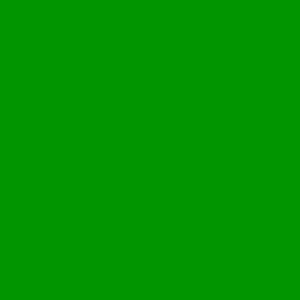
Frame 1 (no input)
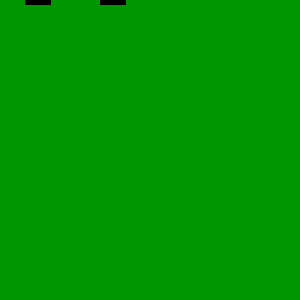
Frame 60 (the mouse pressed at the canvas centre just before this capture)
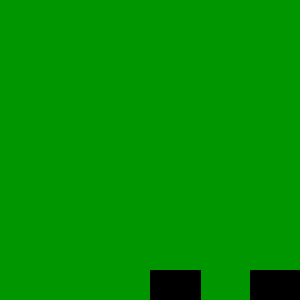
Frame 120 (the mouse held since frame 60 and released just before this capture)

The Processing sketch that drew these frames (run headless with seeded random() and noise(); from frame 60 on, the mouse is pressed at the canvas centre):

// Processing sketch: processing_132519
// ── processing_132519.pde

int monsterY;
int monsterX;
boolean switcher;
int switches;
boolean test = true;
short kleur = 0;

void setup()
{
  size(300,300);
  monsterY = 310;
}


void draw()
{
  background(0,150,0);
  drawMonster();
  updateMonster();
  testMonster();
}

void updateMonster()
{
  monsterX = mouseX;
  if(switcher == false) { monsterY -= 8; }
  if(switcher == true) { monsterY += 8; }
}

void testMonster()
{
  if(monsterY > 300) { switcher = false; }
  if(monsterY < -150) { switcher = true; }
}

void drawMonster()
{
  stroke(0);
  fill(0);

  rect(monsterX,monsterY,50,50);
  rect(monsterX+100,monsterY,50,50);
  rect(monsterX+50,monsterY+50,50,25);
  rect(monsterX+25,monsterY+75,100,50);
  rect(monsterX+25,monsterY+125,25,25);
  rect(monsterX+100,monsterY+125,25,25);
}
